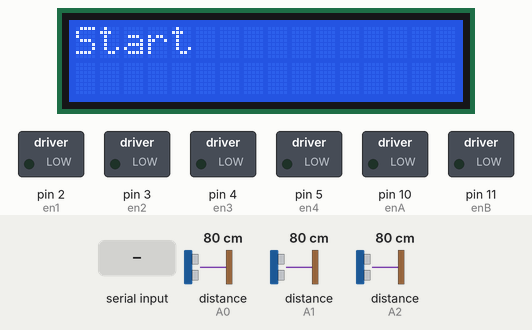
Bench run of a sketch on a simulated Arduino Mega 2560, built with avr-gcc and run on an emulated ATmega2560. Shown: 16×2 character LCD, switched loads named in the sketch (green lamp = pin HIGH). The test bench sets the inputs (shaded band); at power-on: distance to the obstacle (sensors on A2, A0, A1) 80 cm. The echo pulse lasts 58.3 µs per cm; what the sketch prints to the serial monitor is not drawn.

Above: at 0.1 s.
2.3 s: "1" received over Serial
At 2.47 s:
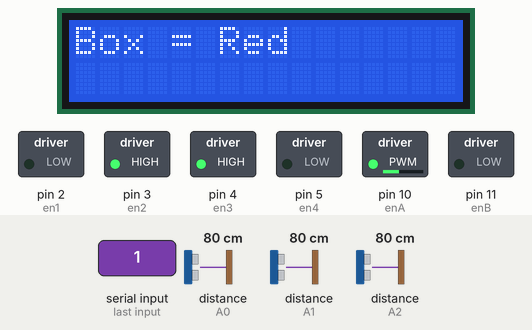
At 3.8 s:
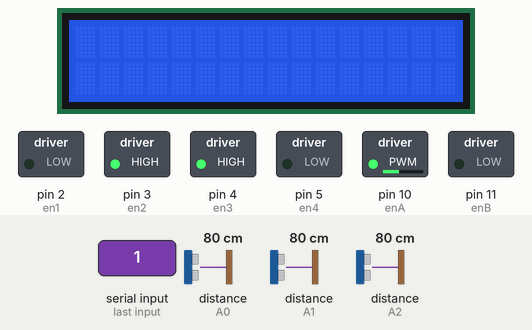
4.1 s: distance to the obstacle (sensor on A2) set to 11 cm
7.1 s: distance to the obstacle (sensor on A2) set to 8 cm
At 8.3 s:
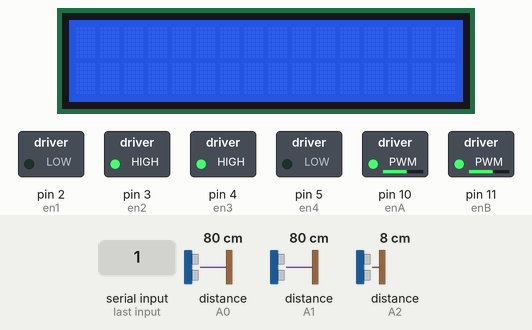
8.6 s: "2" received over Serial
10.1 s: "3" received over Serial
11.6 s: "4" received over Serial
Timing chart, 0 to 14.1 s (numbered marks = the images above; inputs shaded):
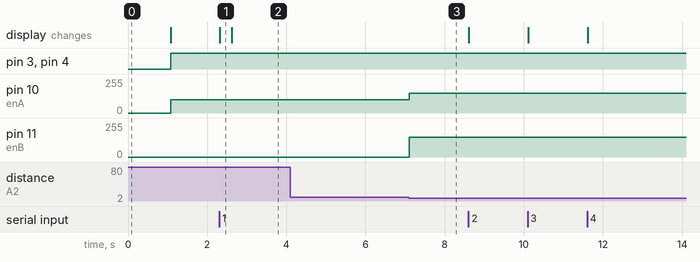

The sketch:

autonomouse_robot.ino
```cpp
//<<<<<<<<<<<<<<<<<<<<<<<<<<<<<<<<<Art by Ankit>>>>>>>>>>>>>>>>>>>>>>>>>>>>>>>>>//

#include <NewPing.h>
#include <LiquidCrystal.h>

#define TRIGGER_PINL  A3  // Arduino pin tied to trigger pin on ping sensor.
#define ECHO_PINL     A0  // Arduino pin tied to echo pin on ping sensor.

#define MAX_DISTANCE 500 // Maximum distance we want to ping for (in centimeters). Maximum sensor distance is rated at 400-500cm.

#define TRIGGER_PINF  A4  // Arduino pin tied to trigger pin on ping sensor.
#define ECHO_PINF     A1  // Arduino pin tied to echo pin on ping sensor.

#define TRIGGER_PINR  A5  // Arduino pin tied to trigger pin on ping sensor.
#define ECHO_PINR     A2  // Arduino pin tied to echo pin on ping sensor.

int wallL = 0, wallF = 0, wallR = 0, ser = 0;

int en1 = 2 ;
int en2 = 3 ;

int en3 = 4 ;
int en4 = 5 ;

int enA = 10 ;
int enB = 11 ;

int bs = 150, ps = 120;
int red = 0, blue = 0, green = 0, CR1 = 0, CR2 = 0, CR3 = 0;

//for Arduino Screen
const int rs = 12, en = 13, d4 = 9, d5 = 8, d6 = 7, d7 = 6;
LiquidCrystal lcd(rs, en, d4, d5, d6, d7);

//for UltraSonic Sensor
NewPing sonarLeft(TRIGGER_PINL, ECHO_PINL, MAX_DISTANCE); // NewPing setup of pins and maximum distance.
NewPing sonarRight(TRIGGER_PINR, ECHO_PINR, MAX_DISTANCE); // NewPing setup of pins and maximum distance.
NewPing sonarFront(TRIGGER_PINF, ECHO_PINF, MAX_DISTANCE); // NewPing setup of pins and maximum distance.

unsigned int pingSpeed = 30; // How frequently are we going to send out a ping (in milliseconds). 50ms would be 20 times a second.
unsigned long pingTimer;     // Holds the next ping time.


float oldLeftSensor, oldRightSensor, leftSensor, rightSensor, frontSensor, oldFrontSensor, lSensor, rSensor, fSensor;
int dist = 20;

float error, preverror = 0, PID = 0, P = 0, I = 0, D = 0, elasped, prev, time;
float Kp = 2;
float Kv = 5;
float Kd = 0.001;

void setup() {
  // difining all the connection
  Serial.begin(115200); // Open serial monitor at 115200 baud to see ping results.
  lcd.begin(16, 2);     //define lcd connection
  //define all motors connection
  pinMode(en1, OUTPUT);
  pinMode(en2, OUTPUT);
  pinMode(enA, OUTPUT);
  pinMode(en3, OUTPUT);
  pinMode(en4, OUTPUT);
  pinMode(enB, OUTPUT);
  lcd.print("Start");
  delay(1000);
}

void loop() {
  //========================================START========================================//

  lcd.clear();
  ReadSensors();

  // read sensors & print the result to the serial monitor
  Serial.print("Left : ");
  Serial.print(leftSensor);
  Serial.print(" cm ");
  Serial.print(" Right : ");
  Serial.print(rightSensor);
  Serial.print(" cm ");
  Serial.print(" Front : ");
  Serial.print(frontSensor);
  Serial.println(" cm ");

  wallL = 0, wallF = 0, wallR = 0;
 //========================================WHEN BLOCK COME TO PATH========================================//
  if (Serial.available()) {
    ser = Serial.read();
    Serial.println(ser);
    if (ser == '1') {
      CR1 = 1;
      red = 1;
      lcd.print("Box = Red");
      if (frontSensor < dist) {
      digitalWrite(en1, LOW);
      digitalWrite(en2, LOW);
      analogWrite(enA, bs);
      digitalWrite(en3, LOW);
      digitalWrite(en4, LOW);
      analogWrite(enA, bs);
      delay(2000);
    }
    }
    else if (ser == '2') {
      CR2 = 1;
      blue = 1;
      lcd.print("Box = Blue");
      if (frontSensor < dist) {
      digitalWrite(en1, LOW);
      digitalWrite(en2, LOW);
      analogWrite(enA, bs);
      digitalWrite(en3, LOW);
      digitalWrite(en4, LOW);
      analogWrite(enA, bs);
      delay(2000);
      }
    }
    else if (ser == '3'){
      CR3 = 1;
      green = 1;
      lcd.print("Box = Green");
      if (frontSensor < dist) {
      digitalWrite(en1, LOW);
      digitalWrite(en2, LOW);
      analogWrite(enA, bs);
      digitalWrite(en3, LOW);
      digitalWrite(en4, LOW);
      analogWrite(enA, bs);
      delay(2000);
    }
    }
    else if (ser == '4' && (CR1 + CR2 + CR3) >= 2){
      lcd.print("QR read");
      if (frontSensor < dist) {
        digitalWrite(en1, LOW);
        digitalWrite(en2, LOW);
        analogWrite(enA, bs);
        digitalWrite(en3, LOW);
        digitalWrite(en4, LOW);
        analogWrite(enA, bs);
        delay(2000);
      }
    }
  }


  //========================================WHEN THERE IS NO BLOCKS========================================//
  else {
    if(leftSensor<10){
      wallL = 1;
      }
    if(frontSensor<15){
      wallF = 1;
      }
    if(rightSensor<10){
      wallR = 1;
      }
    //RFl algorithm
    //forward
    if (wallR == 1 && wallF != 1) {

      digitalWrite(en1, LOW);
      digitalWrite(en2, HIGH);
      analogWrite(enA, bs);
      digitalWrite(en3, HIGH);
      digitalWrite(en4, LOW);
      analogWrite(enB, bs);
      Serial.print("forward");
    }
    //left trun
    else if (wallR == 1 && wallF == 1 && wallL != 1) {
      digitalWrite(en1, LOW);
      digitalWrite(en2, HIGH);
      analogWrite(enA, bs -50);
      digitalWrite(en3, HIGH);
      digitalWrite(en4, LOW);
      analogWrite(enB, bs + 50);
      Serial.print("left turn");
    }
    //right trun
    else if (wallR != 1) {
      digitalWrite(en1, LOW);
      digitalWrite(en2, HIGH);
      analogWrite(enA, bs + 50);
      digitalWrite(en3, HIGH);
      digitalWrite(en4, LOW);
      analogWrite(enA, bs - 50);
      Serial.print("right turn");
    }
    else if (wallL == 1 && wallF == 1 && wallR == 1) {
      digitalWrite(en1, LOW);
      digitalWrite(en2, HIGH);
      analogWrite(enA, bs);
      digitalWrite(en3, LOW);
      digitalWrite(en4, HIGH);
      analogWrite(enA, bs);
      Serial.print("backward");
      delay(1000);
    }
  }
}
  //========================================ULTRASONIC SENSORS READING DATA========================================//
void ReadSensors() {

  //leftSensor = sonarLeft.ping_median(TestNUM);     //accurate but slow
  //rightSensor = sonarRight.ping_median(TestNUM);     //accurate but slow
  //frontSensor = sonarFront.ping_median(TestNUM);     //accurate but slow

  //leftSensor = sonarLeft.convert_cm(leftSensor);
  //rightSensor = sonarRight.convert_cm(rightSensor);
  //frontSensor = sonarFront.convert_cm(frontSensor);

  lSensor = sonarLeft.ping_cm(); //ping in cm
  rSensor = sonarRight.ping_cm();
  fSensor = sonarFront.ping_cm();


  leftSensor = (lSensor + oldLeftSensor) / 2; //average distance between old & new readings to make the change smoother
  rightSensor = (rSensor + oldRightSensor) / 2;
  frontSensor = (fSensor + oldFrontSensor) / 2;


  oldLeftSensor = leftSensor; // save old readings for movment
  oldRightSensor = rightSensor;
  oldFrontSensor = frontSensor;

  //PID algorithum
  prev = time;
  time = millis();
  elasped = time - prev;
  error = leftSensor - rightSensor;
  if (error > 30) error = 30;
  if (error < -30) error = -30;
  P = Kp * error;
  I += Kd * error;
  D = Kv * (error - preverror) / elasped;
  preverror = error;
  PID = P + I + D;
  if (PID > 30) PID = 30;
  else if (PID < -30) PID = -30;

}

  //========================================END========================================//
```

Measured:
- the behaviour switches between 10 and 9 cm on distance to the obstacle (sensor on A2) (found by bisection; images 2 and 3)
- after the input at 2.3 s, the display: changes at once (image 1)
- after the input at 7.1 s, pin 10 (enA): 100/255 → 150/255 at once; pin 11 (enB): 0/255 → 150/255 at once
